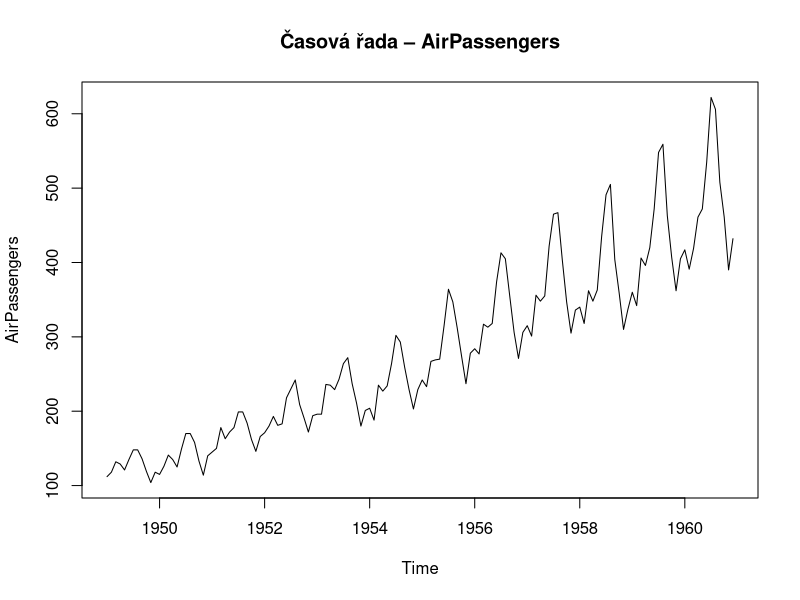

Here is the R script that generated this plot:
## ---- chunk 1
# nastavení knihoven a globální styl
library(ggplot2)
library(viridis)

# minimální čistий styl pro všechny grafy
theme_set(theme_minimal(base_size = 14))

# globální barvy (viridis = moderní, konzistentní paleta)
scale_fill_manual <- function(...) scale_fill_viridis_d(...)
scale_color_manual <- function(...) scale_color_viridis_d(...)
## ---- chunk 2
plot(AirPassengers, main = "Časová řada – AirPassengers") #example
## ---- chunk 3

## ---- chunk 4

## ---- chunk 5

## ---- chunk 6

## ---- chunk 7

## ---- chunk 8

## ---- chunk 9

